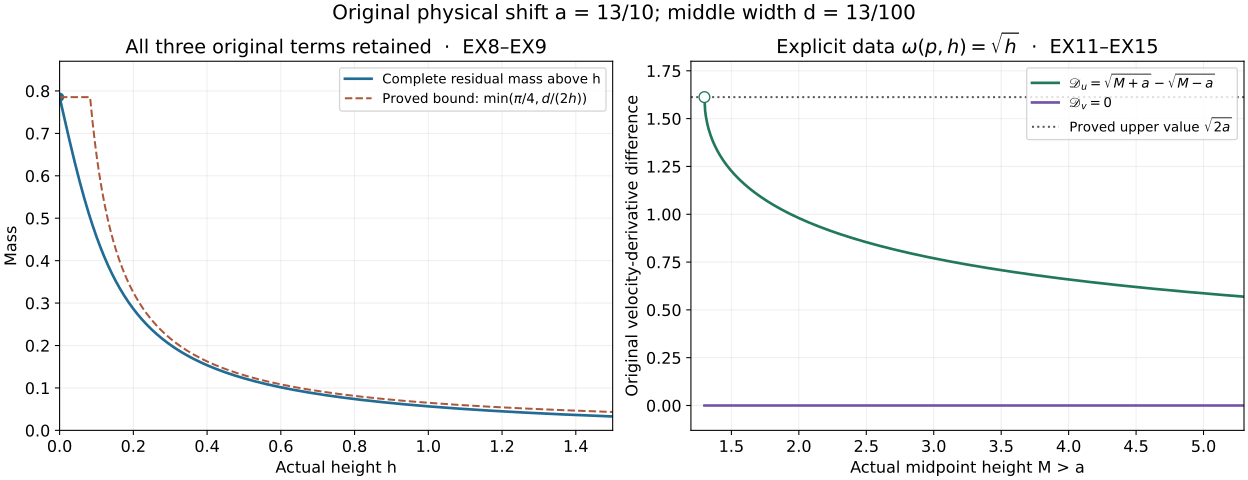

This figure's Python source:
"""Full residual tail and exact velocity differences, exercises3–4."""
from pathlib import Path
from datetime import datetime,timezone
import hashlib,json
import numpy as np
import matplotlib
matplotlib.use('Agg')
import matplotlib.pyplot as plt
P=Path(__file__).resolve();a=13/10;d=13/100
plt.rcParams.update({'font.size':12})
fig,axs=plt.subplots(1,2,figsize=(13,5),layout='constrained')
h=np.linspace(.001,1.5,1000)
tail=np.pi/4-np.arctan(h/d)/2+np.arctan(h/(2*a+d))/2-np.arctan(h/(2*a))/2
axs[0].plot(h,tail,color='#216b95',label='Complete residual mass above h',lw=2)
axs[0].plot(h,np.minimum(np.pi/4,d/(2*h)),color='#ac563b',ls='--',label=r'Proved bound: $\min(\pi/4,d/(2h))$')
axs[0].scatter([0],[np.pi/4],color='#216b95',s=35)
axs[0].set(xlabel='Actual height h',ylabel='Mass',title='All three original terms retained  ·  EX8–EX9',xlim=(0,1.5),ylim=(0,.87))
axs[0].legend(fontsize=10);axs[0].grid(alpha=.2)
M=np.linspace(a,a+4,800);Du=np.sqrt(M+a)-np.sqrt(M-a)
axs[1].plot(M,Du,color='#21785c',lw=2,label=r'$\mathscr{D}_u=\sqrt{M+a}-\sqrt{M-a}$')
axs[1].plot(M,np.zeros_like(M),color='#7353a6',lw=2,label=r'$\mathscr{D}_v=0$')
axs[1].axhline(np.sqrt(2*a),color='#555555',ls=':',label=r'Proved upper value $\sqrt{2a}$')
axs[1].scatter([a],[np.sqrt(2*a)],facecolors='white',edgecolors='#21785c',s=65,zorder=5)
axs[1].set(xlabel='Actual midpoint height M > a',ylabel='Original velocity-derivative difference',
           title=r'Explicit data $\omega(p,h)=\sqrt{h}$  ·  EX11–EX15',xlim=(a-.1,a+4),ylim=(-.13,1.8))
axs[1].legend(fontsize=10);axs[1].grid(alpha=.2)
fig.suptitle('Original physical shift a = 13/10; middle width d = 13/100',fontsize=15)
for ext in ['png','svg']:fig.savefig(P.with_suffix('.'+ext),dpi=160)
plt.close(fig)
P.with_suffix('.json').write_text(json.dumps(dict(at=datetime.now(timezone.utc).isoformat(),
 source_sha256=hashlib.sha256(P.read_bytes()).hexdigest(),parameters=dict(a=a,d=d),
 locators='EX7–EX15; KX11–KX14; RV6–RV9',
 scope='Sampled exact density primitives, proved tail bound and exact velocity differences. No numerical integral certificate.',
 human_sources=['Chen–Hou Parts I v4 and II v3; exact original source locators in the lesson'],
 visual_inspection='pending'),indent=2)+'\n',encoding='utf-8',newline='\n')
print(str(P.with_suffix('.png')))
